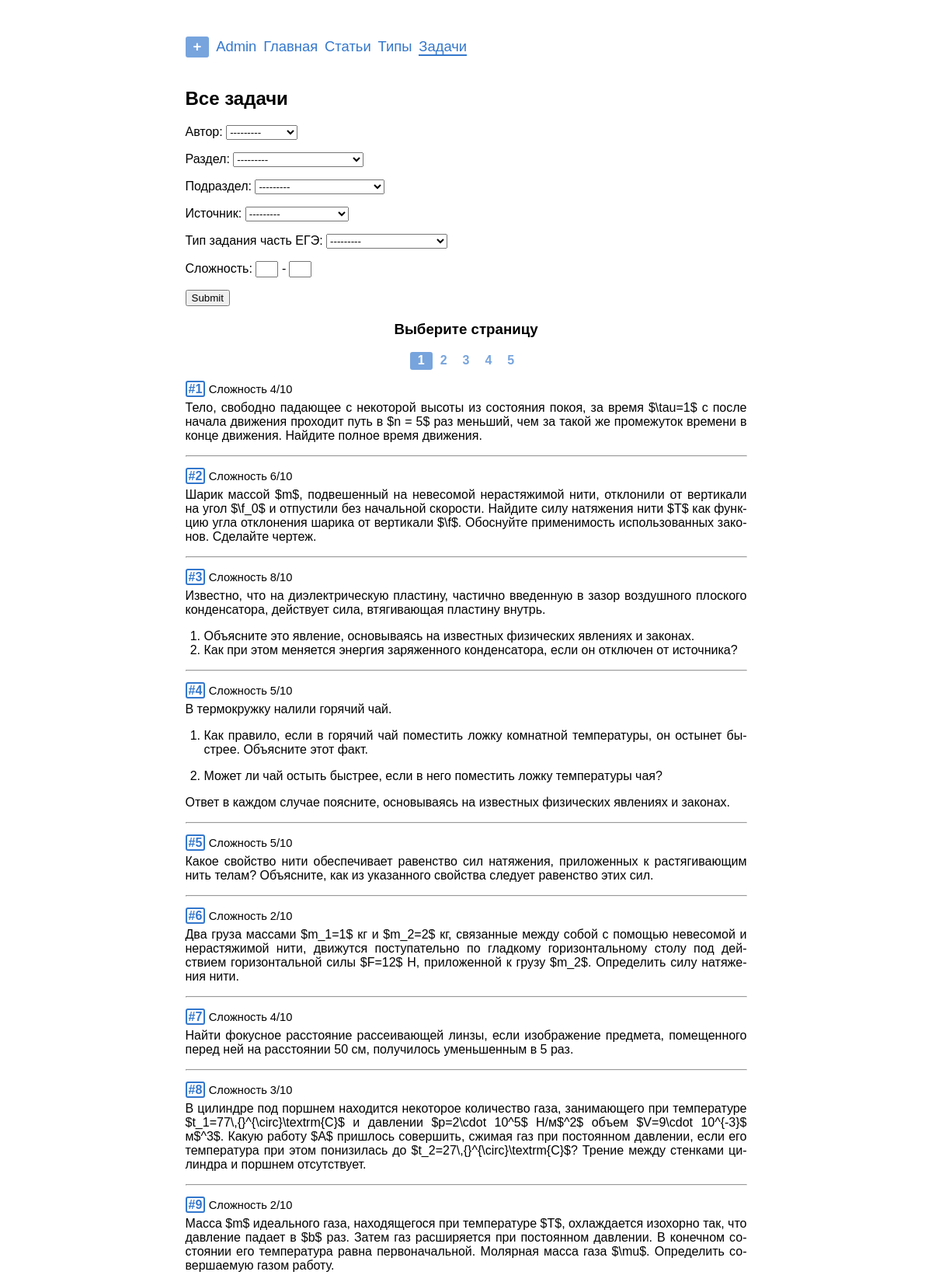
The app's page /problems/ (upper part) with its own data.
### problems/models.py (models this page shows, shortened)
class Problem(models.Model):
    text = models.TextField('условие',
                            max_length=6000,
                            help_text='Максимум 6 тыс. символов '
                            '(если мало - обратитесь к создательнице сайта)')
    solution = models.TextField('решение',
                                max_length=6000,
                                help_text='Максимум 6 тыс. символов',
                                blank=True,
                                null=True)
    answer = models.TextField('ответ',
                              max_length=1000,
                              help_text='Максимум 1 тыс. символов',
                              blank=True,
                              null=True)
    complexity = models.PositiveSmallIntegerField('сложность',
                                                  help_text=('число от 1 до 10'
                                                             ' включительно'),
                                                  blank=True,
                                                  null=True,
                                                  validators=(
                                                      [MinValueValidator(1),
                                                       MaxValueValidator(10)]))
    author = models.ForeignKey(User,
                               on_delete=models.CASCADE,
                               editable=False,
                               verbose_name='автор')
    date = models.DateField('дата добавления',
                            auto_now_add=True)
    tags = models.ManyToManyField(Tag,
                                  verbose_name='тэги',
                                  blank=True)
    source = models.ForeignKey(Source,
                               on_delete=models.CASCADE,
                               verbose_name='источник',
                               blank=True,
                               null=True)
    category = models.ForeignKey(Category,
                                 on_delete=models.CASCADE,
                                 verbose_name='раздел',
                                 blank=True,
                                 null=True)
    subcategory = models.ForeignKey(Subcategory,
                                    on_delete=models.CASCADE,
                                    verbose_name='подраздел',
                                    blank=True,
                                    null=True)
    type_ege = models.ForeignKey(TypeInEGE,
                                 on_delete=models.CASCADE,
                                 verbose_name='Тип задания',
                                 null=True)
    class Meta:
        verbose_name = 'задача'
        verbose_name_plural = 'задачи'
        default_related_name = 'problems'
    def get_absolute_url(self):
        return reverse('problems:detail', kwargs={'pk': self.pk})

### problems/views.py (the view)
# urls.py: path('', views.ProblemsView.as_view(), name='list'),
class ProblemsView(ListView):
    model = Problem
    template_name = 'problems/problems_list.html'
    context_object_name = 'problems'
    filter = ProblemFilter
    paginate_by = 40
    def get_queryset(self):
        queryset = super().get_queryset()
        self.filterset = self.filter(self.request.GET, queryset=queryset)
        return self.filterset.qs.order_by('id')
    def get_context_data(self, **kwargs):
        data = super().get_context_data(**kwargs)
        data['filter'] = ProblemFilter(self.request.GET,
                                       queryset=self.get_queryset())
        data['title'] = 'Все задачи'
        return data

### problems/models.py (called while the page is built)
    def __str__(self):
        return self.name

    def __str__(self):
        return self.name

    def __str__(self):
        return self.name

### problems/templatetags/abbr.py (called while the page is built)
def replace_by_dic(el, dic):
    for i, j in dic.items():
        el = el.replace(i, j)
    return el

@register.filter()
@stringfilter
def abbr(value):
    return replace_by_dic(value, abbr_dic)

### problems/templatetags/markdown_extras.py (called while the page is built)
@register.filter()
@stringfilter
def markdown(value):
    return md.markdown(value, extensions=['markdown.extensions.fenced_code'])

### problems/templatetags/save_parameters.py (called while the page is built)
@register.simple_tag(takes_context=True)
def param_save(context, **kwargs):
    answ = context['request'].GET.copy()
    for param, value in kwargs.items():
        answ[param] = value
    for param in [param for param, value in answ.items() if not value]:
        del answ[param]
    return answ.urlencode()

### templates/problems/problems_list.html (shortened to what this page needs)
{% extends "base.html" %}
{% load markdown_extras %}
{% load abbr %}
{% load save_parameters %}
{% load static %}
{% block content %}
    <h2>{{title}}</h2>
    <form method="get" class="no-print">
      {{ filter.form.as_p }}
      <input type="submit" />
    </form>
    {% if page_obj.paginator.num_pages != 1 %}
      <div class="center"> <h3>Выберите страницу</h3> </div>
      <div class="center">
        {% for page_number in page_obj.paginator.page_range %}
          <a
            href="?{% param_save page=page_number %}"
            class="page {% if page_number == page_obj.number %}current{% endif %}">
            {{page_number}}
          </a>
        {% endfor %}
      </div>
    {% endif %}
    {% for problem in page_obj %}
    <div class="rel">
      <p class="id-in-list">
        <a href="{{problem.get_absolute_url}}"><b class='id-number'>#{{problem.id}}</b></a>
        <span class="compl">Сложность {{problem.complexity}}/10</span>
      </p>
      <div class="problem">{{problem.text|markdown|abbr|safe}}</div>
    </div><hr>
    {% empty %}
      <p>Ничего не нашлось {{":("}}</p>
      <p>Попробуйте другой фильтр.</p>
    {% endfor %}
{% endblock %}

### static/css/style.css (style rules this page uses)
html { overflow-y: scroll; }
body { -webkit-hyphens: auto; -moz-hyphens: auto; -ms-hyphens: auto; hyphens: auto; margin: 0px auto; width: 723px; max-width: 100%; font-family: Tahoma, Arial; text-align: justify; font-size: 12pt; margin-bottom:10ex; }
.id-number { border: 2px solid #3377cc; border-radius: 3px; padding: 0px 2px 0px 2px; }
.rel { position: relative; }
.id-in-list { margin-bottom:-10px; }
.compl { font-size: 11pt; font-family: Arial; }
a { text-decoration: none; color: #3377cc; }
input[name="complexity_min"], input[name="complexity_max"] { width: 3ex; text-align: center; }
input[name="complexity_max"] { margin-left:3pt; }
ol { padding-left: 1.5em; }
.center { display: flex; justify-content: center; }
.page { display: inline-block; border-radius: 3px; font-weight:900; line-height:inherit; padding: 2px 10px 3px; color: #3377ccaa; background-color: white; }
.page.current { background-color: #3377ccaa; color: white; }

### records on screen
Problem: id "1", complexity "4", text|abbr "Тело, свободно падающее с некоторой высоты из состояния покоя, за время $\\tau=1$ c после начала движения проходит путь в $n = 5$ раз меньший, чем за такой же промежуток времени в конце движения. Найдите полное время движения."
Problem: id "2", complexity "6", text|abbr "Шарик массой $m$, подвешенный на невесомой нерастяжимой нити, отклонили от вертикали на угол $\\f_0$ и отпустили без начальной скорости. Найдите силу натяжения нити $T$ как функцию угла отклонения шарика от вертикали $\\f$. Обоснуйте применимость использованных законов. Сделайте чертеж."
Problem: id "3", complexity "8", text|abbr "Известно, что на диэлектрическую пластину, частично введенную в зазор воздушного плоского конденсатора, действует сила, втягивающая пластину внутрь. Объясните это явление, основываясь на известных физических явлениях и законах. Как при этом меняется энергия заряженного конденсатора, если он отключен от источника?"
Problem: id "4", complexity "5", text|abbr "В термокружку налили горячий чай. Как правило, если в горячий чай поместить ложку комнатной температуры, он остынет быстрее. Объясните этот факт. Может ли чай остыть быстрее, если в него поместить ложку температуры чая? Ответ в каждом случае поясните, основываясь на известных физических явлениях и законах."
Problem: id "5", complexity "5", text|abbr "Какое свойство нити обеспечивает равенство сил натяжения, приложенных к растягивающим нить телам? Объясните, как из указанного свойства следует равенство этих сил."
Problem: id "6", complexity "2", text|abbr "Два груза массами $m_1=1$ кг и $m_2=2$ кг, связанные между собой с помощью невесомой и нерастяжимой нити, движутся поступательно по гладкому горизонтальному столу под действием горизонтальной силы $F=12$ Н, приложенной к грузу $m_2$. Определить силу натяжения нити."
Problem: id "7", complexity "4", text|abbr "Найти фокусное расстояние рассеивающей линзы, если изображение предмета, помещенного перед ней на расстоянии 50 см, получилось уменьшенным в 5 раз."
Problem: id "8", complexity "3", text|abbr "В цилиндре под поршнем находится некоторое количество газа, занимающего при температуре $t_1=77\\,{}^{\\circ}\\textrm{C}$ и давлении $p=2\\cdot 10^5$ Н/м$^2$ объем $V=9\\cdot 10^{-3}$ м$^3$. Какую работу $A$ пришлось совершить, сжимая газ при постоянном давлении, если его температура при этом понизилась до $t_2=27\\,{}^{\\circ}\\textrm{C}$? Трение между стенками цилиндра и поршнем отсутствует."
Problem: id "9", complexity "2", text|abbr "Масса $m$ идеального газа, находящегося при температуре $T$, охлаждается изохорно так, что давление падает в $b$ раз. Затем газ расширяется при постоянном давлении. В конечном состоянии его температура равна первоначальной. Молярная масса газа $\\mu$. Определить совершаемую газом работу."

### other values on screen
{{ title }} "Все задачи"
{{ page_number }} "1" "2" "3" "4" "5"
